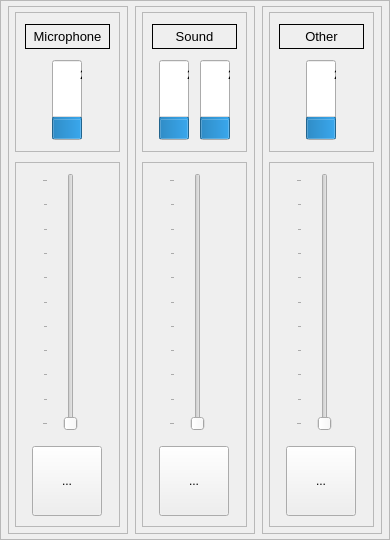
       <widget class="QFrame" name="volume_frame">
        <property name="minimumSize">
         <size>
          <width>390</width>
          <height>540</height>
         </size>
        </property>
        <property name="maximumSize">
         <size>
          <width>390</width>
          <height>540</height>
         </size>
        </property>
        <property name="frameShape">
         <enum>QFrame::Shape::StyledPanel</enum>
        </property>
        <property name="frameShadow">
         <enum>QFrame::Shadow::Raised</enum>
        </property>
        <layout class="QHBoxLayout" name="horizontalLayout_4">
         <property name="spacing">
          <number>5</number>
         </property>
         <property name="leftMargin">
          <number>5</number>
         </property>
         <property name="topMargin">
          <number>5</number>
         </property>
         <property name="rightMargin">
          <number>5</number>
         </property>
         <property name="bottomMargin">
          <number>5</number>
         </property>
         <item>
          <widget class="QFrame" name="mic_frame">
           <property name="minimumSize">
            <size>
             <width>120</width>
             <height>0</height>
            </size>
           </property>
           <property name="maximumSize">
            <size>
             <width>120</width>
             <height>16777215</height>
            </size>
           </property>
           <property name="frameShape">
            <enum>QFrame::Shape::StyledPanel</enum>
           </property>
           <property name="frameShadow">
            <enum>QFrame::Shadow::Raised</enum>
           </property>
           <layout class="QVBoxLayout" name="verticalLayout_6" stretch="3,9">
            <property name="spacing">
             <number>10</number>
            </property>
            <property name="leftMargin">
             <number>5</number>
            </property>
            <property name="topMargin">
             <number>5</number>
            </property>
            <property name="rightMargin">
             <number>5</number>
            </property>
            <property name="bottomMargin">
             <number>5</number>
            </property>
            <item alignment="Qt::AlignmentFlag::AlignHCenter">
             <widget class="QFrame" name="mic_top_frame">
              <property name="minimumSize">
               <size>
                <width>105</width>
                <height>0</height>
               </size>
              </property>
              <property name="maximumSize">
               <size>
                <width>105</width>
                <height>140</height>
               </size>
              </property>
              <property name="frameShape">
               <enum>QFrame::Shape::StyledPanel</enum>
              </property>
              <property name="frameShadow">
               <enum>QFrame::Shadow::Raised</enum>
              </property>
              <layout class="QVBoxLayout" name="verticalLayout_5">
               <property name="spacing">
                <number>5</number>
               </property>
               <property name="leftMargin">
                <number>5</number>
               </property>
               <property name="topMargin">
                <number>5</number>
               </property>
               <property name="rightMargin">
                <number>5</number>
               </property>
               <property name="bottomMargin">
                <number>5</number>
               </property>
               <item alignment="Qt::AlignmentFlag::AlignHCenter">
                <widget class="QLabel" name="mic_lable">
                 <property name="minimumSize">
                  <size>
                   <width>85</width>
                   <height>25</height>
                  </size>
                 </property>
                 <property name="maximumSize">
                  <size>
                   <width>85</width>
                   <height>25</height>
                  </size>
                 </property>
                 <property name="font">
                  <font>
                   <pointsize>10</pointsize>
                  </font>
                 </property>
                 <property name="frameShape">
                  <enum>QFrame::Shape::Panel</enum>
                 </property>
                 <property name="text">
                  <string>Microphone</string>
                 </property>
                 <property name="textFormat">
                  <enum>Qt::TextFormat::RichText</enum>
                 </property>
                 <property name="alignment">
                  <set>Qt::AlignmentFlag::AlignCenter</set>
                 </property>
                </widget>
               </item>
               <item alignment="Qt::AlignmentFlag::AlignHCenter">
                <widget class="QProgressBar" name="mic_level_pBar">
                 <property name="sizePolicy">
                  <sizepolicy hsizetype="Expanding" vsizetype="Expanding">
                   <horstretch>0</horstretch>
                   <verstretch>0</verstretch>
                  </sizepolicy>
                 </property>
                 <property name="minimumSize">
                  <size>
                   <width>30</width>
                   <height>80</height>
                  </size>
                 </property>
                 <property name="maximumSize">
                  <size>
                   <width>30</width>
                   <height>80</height>
                  </size>
                 </property>
                 <property name="value">
                  <number>24</number>
                 </property>
                 <property name="textVisible">
                  <bool>true</bool>
                 </property>
                 <property name="orientation">
                  <enum>Qt::Orientation::Vertical</enum>
                 </property>
                </widget>
               </item>
              </layout>
             </widget>
            </item>
            <item alignment="Qt::AlignmentFlag::AlignHCenter">
             <widget class="QFrame" name="mic_bottom_frame">
              <property name="minimumSize">
               <size>
                <width>105</width>
                <height>365</height>
               </size>
              </property>
              <property name="maximumSize">
               <size>
                <width>105</width>
                <height>365</height>
               </size>
              </property>
              <property name="frameShape">
               <enum>QFrame::Shape::StyledPanel</enum>
              </property>
              <property name="frameShadow">
               <enum>QFrame::Shadow::Raised</enum>
              </property>
              <layout class="QVBoxLayout" name="verticalLayout_2">
               <property name="spacing">
                <number>15</number>
               </property>
               <property name="leftMargin">
                <number>10</number>
               </property>
               <property name="topMargin">
                <number>10</number>
               </property>
               <property name="rightMargin">
                <number>10</number>
               </property>
               <property name="bottomMargin">
                <number>10</number>
               </property>
               <item alignment="Qt::AlignmentFlag::AlignHCenter">
                <widget class="QSlider" name="mic_volume_slider">
                 <property name="minimumSize">
                  <size>
                   <width>50</width>
                   <height>0</height>
                  </size>
                 </property>
                 <property name="maximumSize">
                  <size>
                   <width>50</width>
                   <height>16777215</height>
                  </size>
                 </property>
                 <property name="maximum">
                  <number>100</number>
                 </property>
                 <property name="tracking">
                  <bool>true</bool>
                 </property>
                 <property name="orientation">
                  <enum>Qt::Orientation::Vertical</enum>
                 </property>
                 <property name="tickPosition">
                  <enum>QSlider::TickPosition::TicksAbove</enum>
                 </property>
                 <property name="tickInterval">
                  <number>0</number>
                 </property>
                </widget>
               </item>
               <item alignment="Qt::AlignmentFlag::AlignHCenter">
                <widget class="QToolButton" name="mic_mute_toolB">
                 <property name="minimumSize">
                  <size>
                   <width>70</width>
                   <height>70</height>
                  </size>
                 </property>
                 <property name="maximumSize">
                  <size>
                   <width>70</width>
                   <height>70</height>
                  </size>
                 </property>
                 <property name="text">
                  <string>...</string>
                 </property>
                 <property name="iconSize">
                  <size>
                   <width>70</width>
                   <height>70</height>
                  </size>
                 </property>
                 <property name="checkable">
                  <bool>true</bool>
                 </property>
                </widget>
               </item>
              </layout>
             </widget>
            </item>
           </layout>
          </widget>
         </item>
         <item>
          <widget class="QFrame" name="sound_frame_2">
           <property name="minimumSize">
            <size>
             <width>120</width>
             <height>0</height>
            </size>
           </property>
           <property name="maximumSize">
            <size>
             <width>120</width>
             <height>16777215</height>
            </size>
           </property>
           <property name="frameShape">
            <enum>QFrame::Shape::StyledPanel</enum>
           </property>
           <property name="frameShadow">
            <enum>QFrame::Shadow::Raised</enum>
           </property>
           <layout class="QVBoxLayout" name="verticalLayout_3" stretch="3,9">
            <property name="spacing">
             <number>10</number>
            </property>
            <property name="leftMargin">
             <number>5</number>
            </property>
            <property name="topMargin">
             <number>5</number>
            </property>
            <property name="rightMargin">
             <number>5</number>
            </property>
            <property name="bottomMargin">
             <number>5</number>
            </property>
            <item alignment="Qt::AlignmentFlag::AlignHCenter">
             <widget class="QFrame" name="sound_top_frame">
              <property name="minimumSize">
               <size>
                <width>105</width>
                <height>0</height>
               </size>
              </property>
              <property name="maximumSize">
               <size>
                <width>105</width>
                <height>140</height>
               </size>
              </property>
              <property name="frameShape">
               <enum>QFrame::Shape::StyledPanel</enum>
              </property>
              <property name="frameShadow">
               <enum>QFrame::Shadow::Raised</enum>
              </property>
              <layout class="QVBoxLayout" name="verticalLayout_8">
               <property name="spacing">
                <number>5</number>
               </property>
               <property name="leftMargin">
                <number>5</number>
               </property>
               <property name="topMargin">
                <number>5</number>
               </property>
               <property name="rightMargin">
                <number>5</number>
               </property>
               <property name="bottomMargin">
                <number>5</number>
               </property>
               <item alignment="Qt::AlignmentFlag::AlignHCenter">
                <widget class="QLabel" name="sound_lable">
                 <property name="minimumSize">
                  <size>
                   <width>85</width>
                   <height>25</height>
                  </size>
                 </property>
                 <property name="maximumSize">
                  <size>
                   <width>85</width>
                   <height>25</height>
                  </size>
                 </property>
                 <property name="font">
                  <font>
                   <pointsize>10</pointsize>
                  </font>
                 </property>
                 <property name="frameShape">
                  <enum>QFrame::Shape::Panel</enum>
                 </property>
                 <property name="text">
                  <string>Sound</string>
                 </property>
                 <property name="textFormat">
                  <enum>Qt::TextFormat::RichText</enum>
                 </property>
                 <property name="alignment">
                  <set>Qt::AlignmentFlag::AlignCenter</set>
                 </property>
                </widget>
               </item>
               <item>
                <layout class="QHBoxLayout" name="sound_bar_frame">
                 <property name="spacing">
                  <number>0</number>
                 </property>
                 <property name="leftMargin">
                  <number>0</number>
                 </property>
                 <property name="topMargin">
                  <number>0</number>
                 </property>
                 <property name="rightMargin">
                  <number>0</number>
                 </property>
                 <property name="bottomMargin">
                  <number>0</number>
                 </property>
                 <item>
                  <widget class="QProgressBar" name="sound_level_01_pBar">
                   <property name="sizePolicy">
                    <sizepolicy hsizetype="Expanding" vsizetype="Expanding">
                     <horstretch>0</horstretch>
                     <verstretch>0</verstretch>
                    </sizepolicy>
                   </property>
                   <property name="minimumSize">
                    <size>
                     <width>30</width>
                     <height>80</height>
                    </size>
                   </property>
                   <property name="maximumSize">
                    <size>
                     <width>30</width>
                     <height>80</height>
                    </size>
                   </property>
                   <property name="value">
                    <number>24</number>
                   </property>
                   <property name="orientation">
                    <enum>Qt::Orientation::Vertical</enum>
                   </property>
                  </widget>
                 </item>
                 <item>
                  <widget class="QProgressBar" name="sound_level_02_pBar">
                   <property name="sizePolicy">
                    <sizepolicy hsizetype="Expanding" vsizetype="Expanding">
                     <horstretch>0</horstretch>
                     <verstretch>0</verstretch>
                    </sizepolicy>
                   </property>
                   <property name="minimumSize">
                    <size>
                     <width>30</width>
                     <height>80</height>
                    </size>
                   </property>
                   <property name="maximumSize">
                    <size>
                     <width>30</width>
                     <height>80</height>
                    </size>
                   </property>
                   <property name="value">
                    <number>24</number>
                   </property>
                   <property name="orientation">
                    <enum>Qt::Orientation::Vertical</enum>
                   </property>
                  </widget>
                 </item>
                </layout>
               </item>
              </layout>
             </widget>
            </item>
            <item alignment="Qt::AlignmentFlag::AlignHCenter">
             <widget class="QFrame" name="sound_bottom_frame">
              <property name="minimumSize">
               <size>
                <width>105</width>
                <height>365</height>
               </size>
              </property>
              <property name="maximumSize">
               <size>
                <width>105</width>
                <height>365</height>
               </size>
              </property>
              <property name="frameShape">
               <enum>QFrame::Shape::StyledPanel</enum>
              </property>
              <property name="frameShadow">
               <enum>QFrame::Shadow::Raised</enum>
              </property>
              <layout class="QVBoxLayout" name="verticalLayout_9">
               <property name="spacing">
                <number>15</number>
               </property>
               <property name="leftMargin">
                <number>10</number>
               </property>
               <property name="topMargin">
                <number>10</number>
               </property>
               <property name="rightMargin">
                <number>10</number>
               </property>
               <property name="bottomMargin">
                <number>10</number>
               </property>
               <item alignment="Qt::AlignmentFlag::AlignHCenter">
                <widget class="QSlider" name="sound_volume_slider">
                 <property name="minimumSize">
                  <size>
                   <width>50</width>
                   <height>0</height>
                  </size>
                 </property>
                 <property name="maximumSize">
                  <size>
                   <width>50</width>
                   <height>16777215</height>
                  </size>
                 </property>
                 <property name="maximum">
                  <number>100</number>
                 </property>
                 <property name="orientation">
                  <enum>Qt::Orientation::Vertical</enum>
                 </property>
                 <property name="tickPosition">
                  <enum>QSlider::TickPosition::TicksAbove</enum>
                 </property>
                </widget>
               </item>
               <item alignment="Qt::AlignmentFlag::AlignHCenter">
                <widget class="QToolButton" name="sound_mute_toolB">
                 <property name="minimumSize">
                  <size>
                   <width>70</width>
                   <height>70</height>
                  </size>
                 </property>
                 <property name="maximumSize">
                  <size>
                   <width>70</width>
                   <height>70</height>
                  </size>
                 </property>
                 <property name="text">
                  <string>...</string>
                 </property>
                 <property name="iconSize">
                  <size>
                   <width>70</width>
                   <height>70</height>
                  </size>
                 </property>
                 <property name="checkable">
                  <bool>true</bool>
                 </property>
                </widget>
               </item>
              </layout>
             </widget>
            </item>
           </layout>
          </widget>
         </item>
         <item>
          <widget class="QFrame" name="other_frame">
           <property name="minimumSize">
            <size>
             <width>120</width>
             <height>0</height>
            </size>
           </property>
           <property name="maximumSize">
            <size>
             <width>120</width>
             <height>16777215</height>
            </size>
           </property>
           <property name="frameShape">
            <enum>QFrame::Shape::StyledPanel</enum>
           </property>
           <property name="frameShadow">
            <enum>QFrame::Shadow::Raised</enum>
           </property>
           <layout class="QVBoxLayout" name="verticalLayout_4" stretch="3,9">
            <property name="spacing">
             <number>10</number>
            </property>
            <property name="leftMargin">
             <number>5</number>
            </property>
            <property name="topMargin">
             <number>5</number>
            </property>
            <property name="rightMargin">
             <number>5</number>
            </property>
            <property name="bottomMargin">
             <number>5</number>
            </property>
            <item alignment="Qt::AlignmentFlag::AlignHCenter">
             <widget class="QFrame" name="other_top_frame">
              <property name="minimumSize">
               <size>
                <width>105</width>
                <height>0</height>
               </size>
              </property>
              <property name="maximumSize">
               <size>
                <width>105</width>
                <height>140</height>
               </size>
              </property>
              <property name="frameShape">
               <enum>QFrame::Shape::StyledPanel</enum>
              </property>
              <property name="frameShadow">
               <enum>QFrame::Shadow::Raised</enum>
              </property>
              <layout class="QVBoxLayout" name="verticalLayout_10">
               <property name="spacing">
                <number>5</number>
               </property>
               <property name="leftMargin">
                <number>5</number>
               </property>
               <property name="topMargin">
                <number>5</number>
               </property>
               <property name="rightMargin">
                <number>5</number>
               </property>
               <property name="bottomMargin">
                <number>5</number>
               </property>
               <item alignment="Qt::AlignmentFlag::AlignHCenter">
                <widget class="QLabel" name="other_lable">
                 <property name="minimumSize">
                  <size>
                   <width>85</width>
                   <height>25</height>
                  </size>
                 </property>
                 <property name="maximumSize">
                  <size>
                   <width>85</width>
                   <height>25</height>
                  </size>
                 </property>
                 <property name="font">
                  <font>
                   <pointsize>10</pointsize>
                  </font>
                 </property>
                 <property name="frameShape">
                  <enum>QFrame::Shape::Panel</enum>
                 </property>
                 <property name="text">
                  <string>Other</string>
                 </property>
                 <property name="textFormat">
                  <enum>Qt::TextFormat::RichText</enum>
                 </property>
                 <property name="alignment">
                  <set>Qt::AlignmentFlag::AlignCenter</set>
                 </property>
                </widget>
               </item>
               <item alignment="Qt::AlignmentFlag::AlignHCenter">
                <widget class="QProgressBar" name="other_level_pBar">
                 <property name="sizePolicy">
                  <sizepolicy hsizetype="Expanding" vsizetype="Expanding">
                   <horstretch>0</horstretch>
                   <verstretch>0</verstretch>
                  </sizepolicy>
                 </property>
                 <property name="minimumSize">
                  <size>
                   <width>30</width>
                   <height>80</height>
                  </size>
                 </property>
                 <property name="maximumSize">
                  <size>
                   <width>30</width>
                   <height>80</height>
                  </size>
                 </property>
                 <property name="value">
                  <number>24</number>
                 </property>
                 <property name="orientation">
                  <enum>Qt::Orientation::Vertical</enum>
                 </property>
                </widget>
               </item>
              </layout>
             </widget>
            </item>
            <item alignment="Qt::AlignmentFlag::AlignHCenter">
             <widget class="QFrame" name="other_bottom_frame">
              <property name="minimumSize">
               <size>
                <width>105</width>
                <height>365</height>
               </size>
              </property>
              <property name="maximumSize">
               <size>
                <width>105</width>
                <height>365</height>
               </size>
              </property>
              <property name="frameShape">
               <enum>QFrame::Shape::StyledPanel</enum>
              </property>
              <property name="frameShadow">
               <enum>QFrame::Shadow::Raised</enum>
              </property>
              <layout class="QVBoxLayout" name="verticalLayout_11">
               <property name="spacing">
                <number>15</number>
               </property>
               <property name="leftMargin">
                <number>10</number>
               </property>
               <property name="topMargin">
                <number>10</number>
               </property>
               <property name="rightMargin">
                <number>10</number>
               </property>
               <property name="bottomMargin">
                <number>10</number>
               </property>
               <item alignment="Qt::AlignmentFlag::AlignHCenter">
                <widget class="QSlider" name="other_volume_slider">
                 <property name="minimumSize">
                  <size>
                   <width>50</width>
                   <height>0</height>
                  </size>
                 </property>
                 <property name="maximumSize">
                  <size>
                   <width>50</width>
                   <height>16777215</height>
                  </size>
                 </property>
                 <property name="maximum">
                  <number>100</number>
                 </property>
                 <property name="orientation">
                  <enum>Qt::Orientation::Vertical</enum>
                 </property>
                 <property name="tickPosition">
                  <enum>QSlider::TickPosition::TicksAbove</enum>
                 </property>
                 <property name="tickInterval">
                  <number>10</number>
                 </property>
                </widget>
               </item>
               <item alignment="Qt::AlignmentFlag::AlignHCenter">
                <widget class="QToolButton" name="other_mute_toolB">
                 <property name="minimumSize">
                  <size>
                   <width>70</width>
                   <height>70</height>
                  </size>
                 </property>
                 <property name="maximumSize">
                  <size>
                   <width>70</width>
                   <height>70</height>
                  </size>
                 </property>
                 <property name="text">
                  <string>...</string>
                 </property>
                 <property name="iconSize">
                  <size>
                   <width>70</width>
                   <height>70</height>
                  </size>
                 </property>
                 <property name="checkable">
                  <bool>true</bool>
                 </property>
                </widget>
               </item>
              </layout>
             </widget>
            </item>
           </layout>
          </widget>
         </item>
        </layout>
       </widget>
